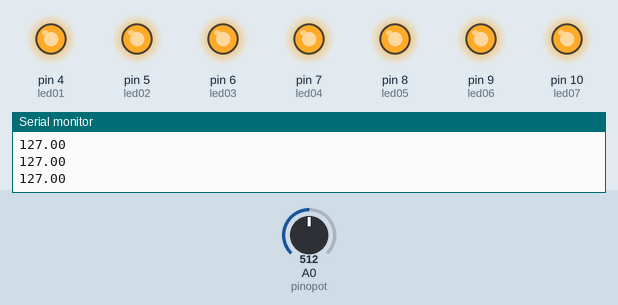
This sketch was run on a simulated Arduino Uno, built with avr-gcc and run on an emulated ATmega328P. On the bench: output pins drawn as LEDs (lit = HIGH), the last lines printed to the serial monitor. The test bench sets the inputs (shaded band); at power-on: A0 (pinopot) = 512.

Above: at 1.3 s.
1.4 s: A0 (pinopot) set to 643
2.9 s: A0 (pinopot) set to 675
At 4.1 s:
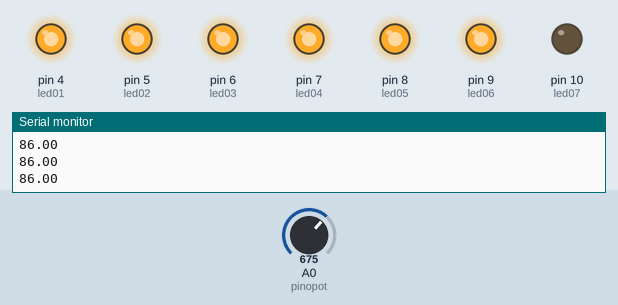
4.5 s: A0 (pinopot) set to 689
6.0 s: A0 (pinopot) set to 708
At 6.5 s:
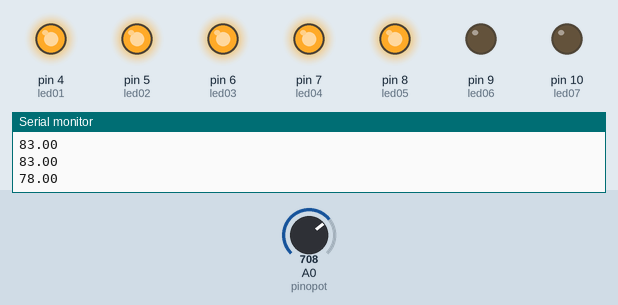
7.5 s: A0 (pinopot) set to 728
9.0 s: A0 (pinopot) set to 752
At 10.1 s:
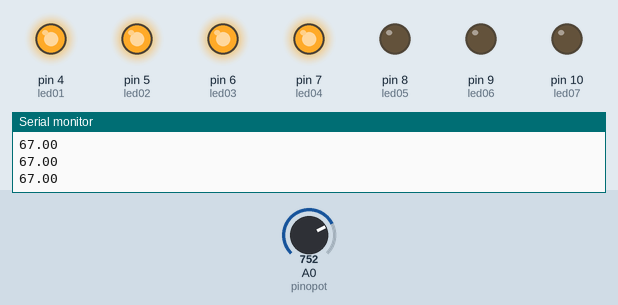
Timing chart, 0 to 11.5 s (numbered marks = the images above; inputs shaded):
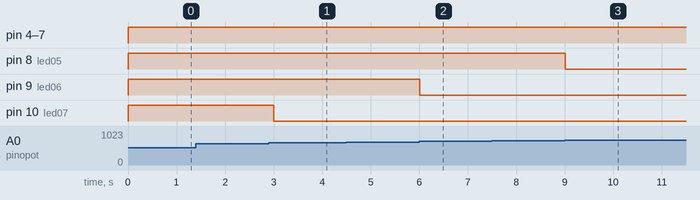

Measured:
- the behaviour switches between 657 and 658 on A0 (pinopot) (found by bisection; images 0 and 1)
- the behaviour switches between 698 and 699 on A0 (pinopot) (found by bisection; images 1 and 2)
- the behaviour switches between 738 and 739 on A0 (pinopot) (found by bisection; images 2 and 3)
- after the input at 2.9 s, pin 10 (led07): HIGH → LOW after 0.10 s
- after the input at 6.0 s, pin 9 (led06): HIGH → LOW at once
- after the input at 9.0 s, pin 8 (led05): HIGH → LOW at once

The sketch:

BombaAguaLED.ino
```cpp
// Projeto : Controle de luminosidade de led com LDR
// Autor : Arduino e Cia

//int pinoled = 10; //Pino ligado ao anodo do led
int pinopot = 0;  //Pino ligado ao LDR
int valorpot = 0; //Armazena valor lido do LDR, entre 0 e 1023
float luminosidade = 0; //Valor de luminosidade do led

int led01 = 4;
int led02 = 5;
int led03 = 6;
int led04 = 7;
int led05 = 8;
int led06 = 9;
int led07 = 10;

void setup()
{
  Serial.begin(9600);    //Inicializa a serial
  pinMode(led01, OUTPUT); //Define o pino do led como saída
  pinMode(led02, OUTPUT);
  pinMode(led03, OUTPUT);
  pinMode(led04, OUTPUT);
  pinMode(led05, OUTPUT);
  pinMode(led06, OUTPUT);
  pinMode(led07, OUTPUT);

  pinMode(pinopot, INPUT);  //Define o pino do LDR como entrada
}

void loop()
{
  // Le o valor - analogico - do LDR
  valorpot = analogRead(pinopot);

  // Converte o valor lido do LDR
  luminosidade = map(valorpot, 1023, 0, 0, 255);

  // Mostra o valor da luminosidade no monitor serial
  Serial.println(luminosidade);


    if(luminosidade <= 40){
      digitalWrite(led01,HIGH);
      digitalWrite(led02,LOW);
      digitalWrite(led03,LOW);
      digitalWrite(led04,LOW);
      digitalWrite(led05,LOW);
      digitalWrite(led06,LOW);
      digitalWrite(led07,LOW);

    }
    else if((luminosidade >= 41) && (luminosidade <= 50)){
      digitalWrite(led01,HIGH);
      digitalWrite(led02,HIGH);
      digitalWrite(led03,LOW);
      digitalWrite(led04,LOW);
      digitalWrite(led05,LOW);
      digitalWrite(led06,LOW);
      digitalWrite(led07,LOW);
    }

    else if((luminosidade >= 51) && (luminosidade <= 60)){
      digitalWrite(led01,HIGH);
      digitalWrite(led02,HIGH);
      digitalWrite(led03,HIGH);
      digitalWrite(led04,LOW);
      digitalWrite(led05,LOW);
      digitalWrite(led06,LOW);
      digitalWrite(led07,LOW);
    }


    else if((luminosidade >= 61) && (luminosidade <= 70)){
      digitalWrite(led01,HIGH);
      digitalWrite(led02,HIGH);
      digitalWrite(led03,HIGH);
      digitalWrite(led04,HIGH);
      digitalWrite(led05,LOW);
      digitalWrite(led06,LOW);
      digitalWrite(led07,LOW);
    }

    else if((luminosidade >= 71) && (luminosidade <= 80)){
      digitalWrite(led01,HIGH);
      digitalWrite(led02,HIGH);
      digitalWrite(led03,HIGH);
      digitalWrite(led04,HIGH);
      digitalWrite(led05,HIGH);
      digitalWrite(led06,LOW);
      digitalWrite(led07,LOW);
    }

    else if((luminosidade >= 81) && (luminosidade <= 90)){
      digitalWrite(led01,HIGH);
      digitalWrite(led02,HIGH);
      digitalWrite(led03,HIGH);
      digitalWrite(led04,HIGH);
      digitalWrite(led05,HIGH);
      digitalWrite(led06,HIGH);
      digitalWrite(led07,LOW);
    }

    else{
      digitalWrite(led01,HIGH);
      digitalWrite(led02,HIGH);
      digitalWrite(led03,HIGH);
      digitalWrite(led04,HIGH);
      digitalWrite(led05,HIGH);
      digitalWrite(led06,HIGH);
      digitalWrite(led07,HIGH);
    }

  delay(500);
 }
```
